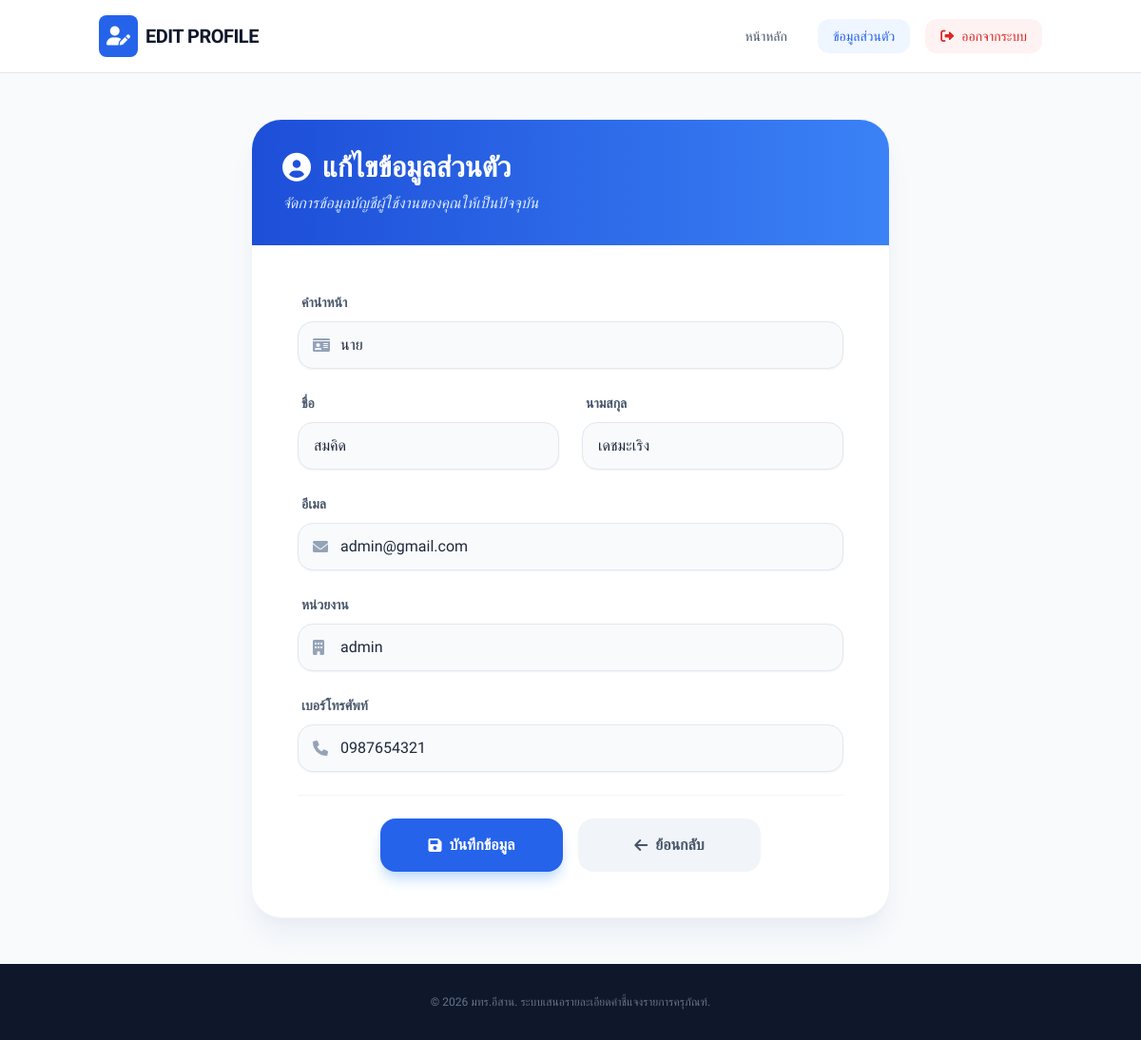
Page /edit_profile_form.php (signed in) on the committed database.
### tables this page shows
CREATE TABLE `users` (
  `user_id` int NOT NULL,
  `prename` varchar(50) NOT NULL,
  `firstname` varchar(100) NOT NULL,
  `lastname` varchar(100) NOT NULL,
  `agency` varchar(255) NOT NULL,
  `email` varchar(255) NOT NULL,
  `phone` varchar(20) NOT NULL,
  `password` varchar(255) NOT NULL,
  `role` varchar(255) NOT NULL,
  `approve` varchar(255) NOT NULL,
  `created_at` timestamp NULL DEFAULT CURRENT_TIMESTAMP,
  `is_active` tinyint(1) NOT NULL DEFAULT '1'
);

### src/edit_profile_form.php (the view, shortened to what this page needs)
<?php
require_once 'config.php';
$user_id = $_SESSION['user_id'];
$sql = "SELECT user_id, prename, firstname, lastname, email, agency, phone FROM users WHERE user_id = ?";
$stmt = $conn->prepare($sql);
$stmt->bind_param('i', $user_id);
$stmt->execute();
$result = $stmt->get_result();
$user = $result->fetch_assoc();
?>
<!DOCTYPE html>
<html lang="th">
<head>
    <script src="https://cdn.tailwindcss.com"></script>
    <link rel="stylesheet" href="https://cdnjs.cloudflare.com/ajax/libs/font-awesome/6.0.0/css/all.min.css">
</head>
<body class="bg-slate-50 text-slate-800 antialiased">
    <header class="bg-white border-b border-slate-200 sticky top-0 z-50">
        <div class="container mx-auto px-4 py-4 flex flex-col md:flex-row justify-between items-center gap-4">
            <div class="flex items-center gap-2">
                <div class="bg-blue-600 p-2 rounded-lg text-white">
                    <i class="fas fa-user-edit text-xl"></i>
                </div>
                <h1 class="text-xl font-bold tracking-tight text-slate-900 uppercase">Edit Profile</h1>
            </div>
            <nav class="flex items-center gap-4 text-sm font-medium">
                <a href="user_dashboard.php" class="px-4 py-2 text-slate-600 hover:bg-slate-100 rounded-xl transition">หน้าหลัก</a>
                <a href="profile.php" class="px-4 py-2 text-blue-600 bg-blue-50 rounded-xl transition">ข้อมูลส่วนตัว</a>
                <a href="logout.php" class="px-4 py-2 bg-red-50 text-red-600 hover:bg-red-100 rounded-xl transition flex items-center gap-2">
                    <i class="fas fa-sign-out-alt"></i> ออกจากระบบ
                </a>
            </nav>
        </div>
    </header>
    <div class="min-h-[calc(100-80px)] flex items-center justify-center py-12 px-4">
        <div class="bg-white shadow-xl shadow-slate-200/60 rounded-[2rem] overflow-hidden max-w-2xl w-full border border-slate-100">
            <div class="bg-gradient-to-r from-blue-700 to-blue-500 p-8 text-white">
                <h2 class="text-2xl md:text-3xl font-bold flex items-center gap-3">
                    <i class="fas fa-user-circle"></i> แก้ไขข้อมูลส่วนตัว
                </h2>
                <p class="text-blue-100 mt-2 font-light italic">จัดการข้อมูลบัญชีผู้ใช้งานของคุณให้เป็นปัจจุบัน</p>
            </div>
            <div class="p-8 md:p-12">
                <form method="POST" class="space-y-6">
                    <div class="space-y-2">
                        <label class="text-sm font-bold text-slate-600 ml-1">คำนำหน้า</label>
                        <div class="relative">
                            <span class="absolute inset-y-0 left-0 pl-4 flex items-center text-slate-400">
                                <i class="fas fa-id-card"></i>
                            </span>
                            <input type="text" name="prename" value="<?= htmlspecialchars($user['prename']); ?>" required
                                class="w-full pl-11 pr-4 py-3 bg-slate-50 border border-slate-200 rounded-2xl focus:ring-4 focus:ring-blue-500/10 focus:border-blue-500 outline-none transition shadow-sm">
                        </div>
                    </div>
                    <div class="grid grid-cols-1 md:grid-cols-2 gap-6">
                        <div class="space-y-2">
                            <label class="text-sm font-bold text-slate-600 ml-1">ชื่อ</label>
                            <input type="text" name="firstname" value="<?= htmlspecialchars($user['firstname']); ?>" required
                                class="w-full px-4 py-3 bg-slate-50 border border-slate-200 rounded-2xl focus:ring-4 focus:ring-blue-500/10 focus:border-blue-500 outline-none transition shadow-sm">
                        </div>
                        <div class="space-y-2">
                            <label class="text-sm font-bold text-slate-600 ml-1">นามสกุล</label>
                            <input type="text" name="lastname" value="<?= htmlspecialchars($user['lastname']); ?>" required
                                class="w-full px-4 py-3 bg-slate-50 border border-slate-200 rounded-2xl focus:ring-4 focus:ring-blue-500/10 focus:border-blue-500 outline-none transition shadow-sm">
                        </div>
                    </div>
                    <div class="space-y-2">
                        <label class="text-sm font-bold text-slate-600 ml-1">อีเมล</label>
                        <div class="relative">
                            <span class="absolute inset-y-0 left-0 pl-4 flex items-center text-slate-400">
                                <i class="fas fa-envelope"></i>
                            </span>
                            <input type="email" name="email" value="<?= htmlspecialchars($user['email']); ?>" required
                                class="w-full pl-11 pr-4 py-3 bg-slate-50 border border-slate-200 rounded-2xl focus:ring-4 focus:ring-blue-500/10 focus:border-blue-500 outline-none transition shadow-sm">
                        </div>
                    </div>
                    <div class="space-y-2">
                        <label class="text-sm font-bold text-slate-600 ml-1">หน่วยงาน</label>
                        <div class="relative">
                            <span class="absolute inset-y-0 left-0 pl-4 flex items-center text-slate-400">
                                <i class="fas fa-building"></i>
                            </span>
                            <input type="text" name="agency" value="<?= htmlspecialchars($user['agency']); ?>" required
                                class="w-full pl-11 pr-4 py-3 bg-slate-50 border border-slate-200 rounded-2xl focus:ring-4 focus:ring-blue-500/10 focus:border-blue-500 outline-none transition shadow-sm">
                        </div>
                    </div>
                    <div class="space-y-2">
                        <label class="text-sm font-bold text-slate-600 ml-1">เบอร์โทรศัพท์</label>
                        <div class="relative">
                            <span class="absolute inset-y-0 left-0 pl-4 flex items-center text-slate-400">
                                <i class="fas fa-phone"></i>
                            </span>
                            <input type="text" name="phone" value="<?= htmlspecialchars($user['phone']); ?>" required
                                class="w-full pl-11 pr-4 py-3 bg-slate-50 border border-slate-200 rounded-2xl focus:ring-4 focus:ring-blue-500/10 focus:border-blue-500 outline-none transition shadow-sm">
                        </div>
                    </div>
                    <div class="flex flex-col sm:flex-row justify-center gap-4 mt-10 pt-6 border-t border-slate-100">
                        <button type="submit" class="w-full sm:w-48 px-8 py-4 bg-blue-600 text-white rounded-2xl hover:bg-blue-700 shadow-lg shadow-blue-200 transition font-bold flex items-center justify-center gap-2">
                            <i class="fas fa-save"></i> บันทึกข้อมูล
                        </button>
                        <a href="profile.php" class="w-full sm:w-48 px-8 py-4 bg-slate-100 text-slate-600 rounded-2xl hover:bg-slate-200 transition font-bold flex items-center justify-center gap-2">
                            <i class="fas fa-arrow-left"></i> ย้อนกลับ
                        </a>
                    </div>
                </form>
            </div>
        </div>
    </div>
    <footer class="py-8 bg-slate-900 text-slate-500 text-center text-xs">
        <p>&copy; <?= date("Y") ?> มทร.อีสาน. ระบบเสนอรายละเอียดคำชี้แจงรายการครุภัณฑ์.</p>
    </footer>
</body>
</html>

### src/edit_profile_form.php (style rules this page uses)
body { font-family: 'Sarabun', sans-serif; }

### rows in the picture
users: prename "นาย", firstname "สมคิด", lastname "เดชมะเริง", email "admin@gmail.com", agency "admin", phone "0987654321"
